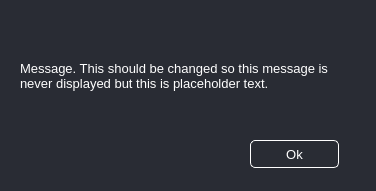
<?xml version="1.0" encoding="UTF-8"?>
<ui version="4.0">
 <class>Dialog</class>
 <widget class="QDialog" name="Dialog">
  <property name="geometry">
   <rect>
    <x>0</x>
    <y>0</y>
    <width>376</width>
    <height>191</height>
   </rect>
  </property>
  <property name="windowTitle">
   <string>Dialog</string>
  </property>
  <property name="styleSheet">
   <string notr="true">QWidget{
background-color:#292C34;
color:white;
}</string>
  </property>
  <widget class="QLabel" name="message_label">
   <property name="geometry">
    <rect>
     <x>20</x>
     <y>30</y>
     <width>331</width>
     <height>91</height>
    </rect>
   </property>
   <property name="font">
    <font>
     <pointsize>10</pointsize>
    </font>
   </property>
   <property name="text">
    <string>Message. This should be changed so this message is never displayed but this is placeholder text.</string>
   </property>
   <property name="wordWrap">
    <bool>true</bool>
   </property>
  </widget>
  <widget class="QPushButton" name="ok_button">
   <property name="geometry">
    <rect>
     <x>250</x>
     <y>140</y>
     <width>89</width>
     <height>28</height>
    </rect>
   </property>
   <property name="font">
    <font>
     <pointsize>10</pointsize>
    </font>
   </property>
   <property name="styleSheet">
    <string notr="true">QPushButton{
border: 1px solid white;
border-radius: 5px;
background-color: #292C34;
color: white;
}</string>
   </property>
   <property name="text">
    <string>Ok</string>
   </property>
  </widget>
 </widget>
 <resources/>
 <connections/>
</ui>
